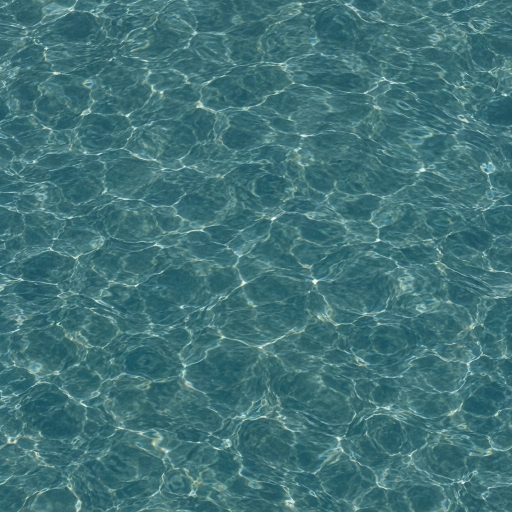
#> input picture minecraft/water-reference/overhead_color.jpg, 1024 x 1024 px, found by its file name (shown at 1/2 size)
$ python build_water_fancy_experiment.py
#> lines starting #> are read from the running program, lines starting #| are printed output that depends on the picture
#!/usr/bin/env python3
"""Build a separate photo-derived water experiment for normal Bedrock graphics.

From the repository root: python3 minecraft/tools/build_water_fancy_experiment.py
Requires Pillow. Does not modify the previous classic or VV water packs.
The 1024px overhead source is user-provided; it is not inherently seamless.
"""
import json
import math
import zipfile

from pathlib import Path
from PIL import Image, ImageOps, ImageStat

ROOT = Path('minecraft')
DEST = ROOT / 'realistic-water-fancy-experiment'
TARGET = ROOT / 'realistic-water-fancy-experiment.mcpack'
SOURCE = ROOT / 'water-reference/overhead_color.jpg'
HEADER_UUID = 'e8526301-e4af-4b0a-b676-f630af028e13'
MODULE_UUID = '6dc5b1b5-98d5-4b33-b38d-6d1922c3a4ac'
# Sixteen 256px still / 512px flow frames cap the flow sheet height at
# 8192 pixels. Fewer frames lower memory, at the cost of temporal detail.
SIZE = 256
FRAMES = 16
OVERLAP = 32
STILL_ALPHA = 208
FLOW_ALPHA = 225


def match_edges(image):
    """Blend four pixels across the periodic boundary, preserving interior."""
    n = image.width
    result = image.copy()
    for d in range(4):
        amount = .5 * (1 - d / 4) ** 2
        left = result.crop((d, 0, d + 1, n))
        right = result.crop((n - 1 - d, 0, n - d, n))
        result.paste(Image.blend(left, right, amount), (d, 0))
        result.paste(Image.blend(right, left, amount), (n - 1 - d, 0))
    for d in range(4):
        amount = .5 * (1 - d / 4) ** 2
        top = result.crop((0, d, n, d + 1))
        bottom = result.crop((0, n - 1 - d, n, n - d))
        result.paste(Image.blend(top, bottom, amount), (0, d))
        result.paste(Image.blend(bottom, top, amount), (0, n - 1 - d))
    return result


def prepare_tile(source=SOURCE):
    """Keep photographic ripple detail while toning down repeated bands.

    Water uses biome tint; neutral grey avoids baking blue on top of that tint.
    Brightness/transparency are experimental and may be interpreted differently
    by the engine, so this is not a calibrated recreation of the reference.
    """
    extent = SIZE + OVERLAP * 2
    with Image.open(source) as src:
#> src is the input picture: PIL image 1024x1024 RGB; mean R, G, B 64.8, 115.2, 119.9
        photo = ImageOps.fit(ImageOps.exif_transpose(src).convert('L'),
                             (extent, extent), Image.Resampling.LANCZOS)
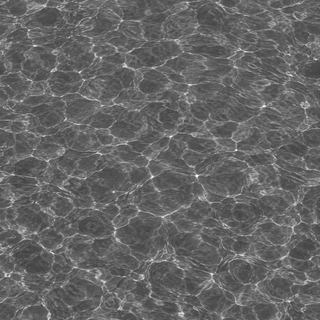
#> photo: PIL image 320x320 L; min 63, max 252, mean 100.7
    horizontal = photo.crop((OVERLAP, 0, OVERLAP + SIZE, extent))
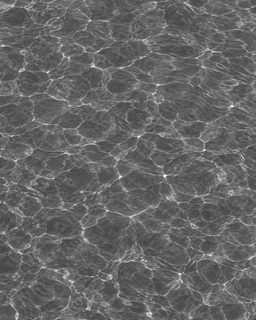
#> horizontal: PIL image 256x320 L; min 63, max 252, mean 100.6
    for d in range(OVERLAP):
        t = 1 - d / OVERLAP
        alpha = .5 * t * t * (3 - 2 * t)
        for x, offset in ((d, SIZE), (SIZE - 1 - d, -SIZE)):
            sx = x + OVERLAP
            a = photo.crop((sx, 0, sx + 1, extent))
            b = photo.crop((sx + offset, 0, sx + offset + 1, extent))
            horizontal.paste(Image.blend(a, b, alpha), (x, 0))
    tile = horizontal.crop((0, OVERLAP, SIZE, OVERLAP + SIZE))
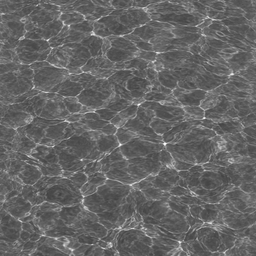
#> tile: PIL image 256x256 L; min 64, max 252, mean 100.5
    for d in range(OVERLAP):
        t = 1 - d / OVERLAP
        alpha = .5 * t * t * (3 - 2 * t)
        for y, offset in ((d, SIZE), (SIZE - 1 - d, -SIZE)):
            sy = y + OVERLAP
            a = horizontal.crop((0, sy, SIZE, sy + 1))
            b = horizontal.crop((0, sy + offset, SIZE, sy + offset + 1))
            tile.paste(Image.blend(a, b, alpha), (0, y))
    gray = tile.load()
    avg = ImageStat.Stat(tile).mean[0]
#> avg = 100.3
    rows = [sum(gray[x, y] for x in range(SIZE)) / SIZE for y in range(SIZE)]
#> rows = 256 values, max 107.8 at index 61, min 93.93 at index 198, mean 100.3
    cols = [sum(gray[x, y] for y in range(SIZE)) / SIZE for x in range(SIZE)]
#> cols = 256 values, max 104.6 at index 224, min 96.7 at index 112, mean 100.3
    result = Image.new('L', tile.size)
#> result: PIL image 256x256 L; every value is 0
    result.putdata([
        max(145, min(225, round(190 + .55 * (gray[x, y] - avg - .65 * (rows[y] + cols[x] - 2 * avg)))))
        for y in range(SIZE) for x in range(SIZE)
    ])
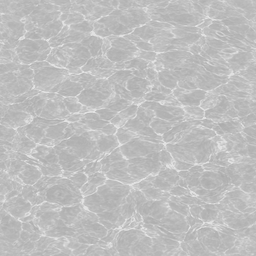
#> result: PIL image 256x256 L; min 170, max 225, mean 189.9
    return match_edges(result)


def wave_frame(photo_tile, index):
    """Warp the photo gently with a looping mesh, not simulated wave physics."""
    tiled = Image.new('L', (SIZE * 3, SIZE * 3))
    for x in range(3):
        for y in range(3):
            tiled.paste(photo_tile, (x * SIZE, y * SIZE))
    phase = 2 * math.pi * (index % FRAMES) / FRAMES
    def point(x, y):
        dx = 2.4 * math.sin(2 * math.pi * y / SIZE + phase) + 1.4 * math.sin(phase)
        dy = 1.8 * math.sin(2 * math.pi * x / SIZE - phase)
        return x + SIZE + dx, y + SIZE + dy
    mesh = []
    for y in range(0, SIZE, 16):
        for x in range(0, SIZE, 16):
            x2, y2 = x + 16, y + 16
            quad = (*point(x, y), *point(x, y2), *point(x2, y2), *point(x2, y))
            mesh.append(((x, y, x2, y2), quad))
    warped = tiled.transform((SIZE, SIZE), Image.Transform.MESH, mesh, Image.Resampling.BICUBIC)
    return match_edges(warped)


def make_sheets(photo_tile):
    still = Image.new('RGBA', (SIZE, SIZE * FRAMES))
#> still: PIL image 256x4096 RGBA; every value is 0
    flow = Image.new('RGBA', (2 * SIZE, 2 * SIZE * FRAMES))
#> flow: PIL image 512x8192 RGBA; every value is 0
    for i in range(FRAMES):
        rgba = wave_frame(photo_tile, i).convert('RGBA')
        rgba.putalpha(STILL_ALPHA)
        still.paste(rgba, (0, i * SIZE))
        rgba.putalpha(FLOW_ALPHA)
        # Vanilla's flow flipbook uses a twice-wide frame and replicate=2.
        for x in (0, SIZE):
            for y in (0, SIZE):
                flow.paste(rgba, (x, i * SIZE * 2 + y))
#> this loop made 16 passes
#> pass 1, in wave_frame, `warped = tiled.transform((SIZE, SIZE), Image.Transform.MESH, mesh, Ima..`:
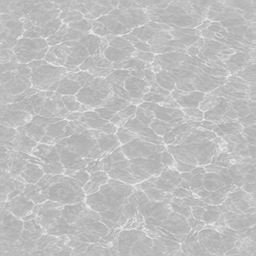
#> warped: PIL image 256x256 L; min 169, max 237, mean 189.4
#> after the loop:
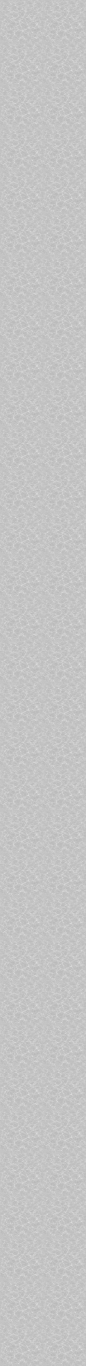
#> flow: PIL image 512x8192 RGBA (shown at 1/6 size); mean R, G, B, A 189.4, 189.4, 189.4, 225; transparent parts drawn white
    return still, flow


def main():
    tex = DEST / 'textures/blocks'
    tex.mkdir(parents=True, exist_ok=True)
    still, flow = make_sheets(prepare_tile())
    still.save(tex / 'water_still_grey.png', optimize=True)
    flow.save(tex / 'water_flow_grey.png', optimize=True)
    manifest = {
        'format_version': 2,
        'header': {'name': 'Экспериментальная вода — красивый режим',
                   'description': 'Фототекстура воды без Vibrant Visuals',
                   'uuid': HEADER_UUID, 'version': [1, 1, 0], 'min_engine_version': [1, 26, 30]},
        'modules': [{'type': 'resources', 'uuid': MODULE_UUID, 'version': [1, 1, 0]}],
    }
    (DEST / 'manifest.json').write_text(json.dumps(manifest, ensure_ascii=False, indent=2) + '\n', encoding='utf-8')
    files = ('manifest.json', 'textures/blocks/water_still_grey.png', 'textures/blocks/water_flow_grey.png')
    actual = {p.relative_to(DEST).as_posix() for p in DEST.rglob('*') if p.is_file()}
    if actual != set(files):
        raise ValueError(f'Unexpected files in {DEST}: {actual - set(files)}')
    with zipfile.ZipFile(TARGET, 'w', zipfile.ZIP_DEFLATED, compresslevel=9) as archive:
        for name in files:
            archive.write(DEST / name, name)
    print(f'Built {TARGET}')


if __name__ == '__main__':
    main()
